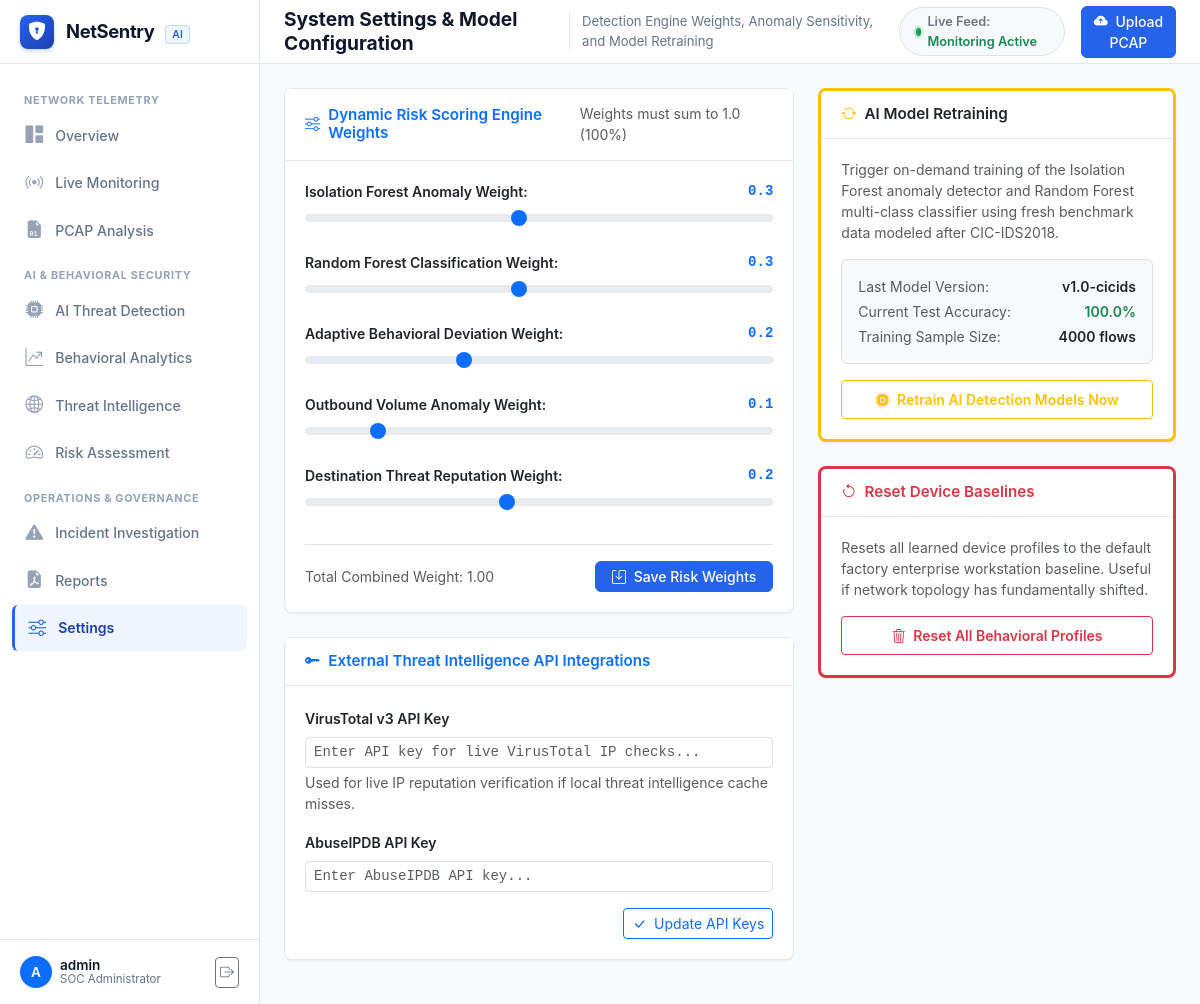
The app's page /settings (signed in) with its own data.
### tables this page shows
CREATE TABLE application_settings (
        key TEXT PRIMARY KEY,
        value TEXT NOT NULL,
        description TEXT NOT NULL,
        updated_at TIMESTAMP DEFAULT CURRENT_TIMESTAMP
    );

CREATE TABLE model_metrics (
        id INTEGER PRIMARY KEY AUTOINCREMENT,
        model_name TEXT NOT NULL,
        version TEXT NOT NULL,
        accuracy REAL NOT NULL,
        precision_score REAL NOT NULL,
        recall_score REAL NOT NULL,
        f1_score REAL NOT NULL,
        confusion_matrix_json TEXT NOT NULL,
        sample_count INTEGER NOT NULL,
        trained_at TIMESTAMP DEFAULT CURRENT_TIMESTAMP
    );

### app.py (the view)
@app.route('/settings')
@login_required
def settings_view():
    settings = SettingsModel.get_all()
    metrics = query_db("SELECT * FROM model_metrics ORDER BY id DESC LIMIT 1", one=True) or {
        'accuracy': 0.992,
        'sample_count': 4000
    }
    return render_template('settings.html', active_page='settings', settings=settings, metrics=metrics)

### app.py (called while the page is built)
def login_required(f):
    @wraps(f)
    def decorated_function(*args, **kwargs):
        if 'user_id' not in session:
            flash("Please sign in to access the NetSentry console.", "warning")
            return redirect(url_for('login', next=request.url))
        return f(*args, **kwargs)
    return decorated_function

### database/db.py (called while the page is built)
def get_db():
    conn = sqlite3.connect(Config.DATABASE_PATH, timeout=20.0)
    conn.row_factory = sqlite3.Row
    conn.execute("PRAGMA foreign_keys = ON")
    return conn

def query_db(query, args=(), one=False):
    conn = get_db()
    cur = conn.cursor()
    cur.execute(query, args)
    rv = cur.fetchall()
    cur.close()
    conn.close()
    return (rv[0] if rv else None) if one else rv

### database/models.py (called while the page is built)
    @staticmethod
    def get_all():
        rows = query_db("SELECT * FROM application_settings")
        return {r['key']: r['value'] for r in rows}

### templates/settings.html (shortened to what this page needs)
{% extends "base.html" %}
{% block page_title %}System Settings & Model Configuration{% endblock %}
{% block page_subtitle %}Detection Engine Weights, Anomaly Sensitivity, and Model Retraining{% endblock %}
{% block content %}
<div class="row g-4">
  <div class="col-lg-7">
    <div class="card mb-4">
      <div class="card-header">
        <h3 class="card-title text-primary"><i class="bi bi-sliders text-primary"></i> Dynamic Risk Scoring Engine Weights</h3>
        <span class="text-muted small">Weights must sum to 1.0 (100%)</span>
      </div>
      <div class="card-body">
        <form id="weightsSettingsForm">
          <div class="mb-3">
            <div class="d-flex justify-content-between small fw-semibold mb-1">
              <span>Isolation Forest Anomaly Weight:</span>
              <span id="txtIsoWeight" class="font-monospace text-primary">{{ settings.get('isolation_weight', '0.30') }}</span>
            </div>
            <input type="range" class="form-range" id="inputIsoWeight" min="0.05" max="0.60" step="0.05" value="{{ settings.get('isolation_weight', '0.30') }}" oninput="updateWeightDisplay()">
          </div>
          <div class="mb-3">
            <div class="d-flex justify-content-between small fw-semibold mb-1">
              <span>Random Forest Classification Weight:</span>
              <span id="txtRfWeight" class="font-monospace text-primary">{{ settings.get('rf_weight', '0.30') }}</span>
            </div>
            <input type="range" class="form-range" id="inputRfWeight" min="0.05" max="0.60" step="0.05" value="{{ settings.get('rf_weight', '0.30') }}" oninput="updateWeightDisplay()">
          </div>
          <div class="mb-3">
            <div class="d-flex justify-content-between small fw-semibold mb-1">
              <span>Adaptive Behavioral Deviation Weight:</span>
              <span id="txtBehWeight" class="font-monospace text-primary">{{ settings.get('behavior_weight', '0.20') }}</span>
            </div>
            <input type="range" class="form-range" id="inputBehWeight" min="0.05" max="0.50" step="0.05" value="{{ settings.get('behavior_weight', '0.20') }}" oninput="updateWeightDisplay()">
          </div>
          <div class="mb-3">
            <div class="d-flex justify-content-between small fw-semibold mb-1">
              <span>Outbound Volume Anomaly Weight:</span>
              <span id="txtVolWeight" class="font-monospace text-primary">{{ settings.get('volume_weight', '0.10') }}</span>
            </div>
            <input type="range" class="form-range" id="inputVolWeight" min="0.05" max="0.40" step="0.05" value="{{ settings.get('volume_weight', '0.10') }}" oninput="updateWeightDisplay()">
          </div>
          <div class="mb-4">
            <div class="d-flex justify-content-between small fw-semibold mb-1">
              <span>Destination Threat Reputation Weight:</span>
              <span id="txtRepWeight" class="font-monospace text-primary">{{ settings.get('reputation_weight', '0.10') }}</span>
            </div>
            <input type="range" class="form-range" id="inputRepWeight" min="0.05" max="0.40" step="0.05" value="{{ settings.get('reputation_weight', '0.10') }}" oninput="updateWeightDisplay()">
          </div>
          <div class="d-flex justify-content-between align-items-center border-top pt-3">
            <span class="small text-muted" id="totalWeightsIndicator">Total Combined Weight: 1.00</span>
            <button type="submit" class="btn btn-sm btn-ns-primary px-3">
              <i class="bi bi-save me-1"></i> Save Risk Weights
            </button>
          </div>
        </form>
      </div>
    </div>
    <div class="card">
      <div class="card-header">
        <h3 class="card-title text-primary"><i class="bi bi-key-fill text-primary"></i> External Threat Intelligence API Integrations</h3>
      </div>
      <div class="card-body">
        <form id="apiKeysForm">
          <div class="mb-3">
            <label class="form-label small fw-semibold">VirusTotal v3 API Key</label>
            <input type="password" id="vtKeyInput" class="form-control form-control-sm font-monospace" placeholder="Enter API key for live VirusTotal IP checks..." value="{{ settings.get('virustotal_api_key', '') }}">
            <div class="form-text small">Used for live IP reputation verification if local threat intelligence cache misses.</div>
          </div>
          <div class="mb-3">
            <label class="form-label small fw-semibold">AbuseIPDB API Key</label>
            <input type="password" id="abuseKeyInput" class="form-control form-control-sm font-monospace" placeholder="Enter AbuseIPDB API key..." value="{{ settings.get('abuseipdb_api_key', '') }}">
          </div>
          <div class="text-end">
            <button type="submit" class="btn btn-sm btn-outline-primary">
              <i class="bi bi-check-lg me-1"></i> Update API Keys
            </button>
          </div>
        </form>
      </div>
    </div>
  </div>
  <div class="col-lg-5">
    <div class="card mb-4 border-start border-warning border-3">
      <div class="card-header bg-white">
        <h3 class="card-title text-dark"><i class="bi bi-arrow-repeat text-warning"></i> AI Model Retraining</h3>
      </div>
      <div class="card-body">
        <p class="text-muted small mb-3">
          Trigger on-demand training of the Isolation Forest anomaly detector and Random Forest multi-class classifier using fresh benchmark data modeled after CIC-IDS2018.
        </p>
        <div class="p-3 border rounded bg-light mb-3">
          <div class="d-flex justify-content-between small mb-1">
            <span class="text-muted">Last Model Version:</span>
            <span class="fw-semibold text-dark">v1.0-cicids</span>
          </div>
          <div class="d-flex justify-content-between small mb-1">
            <span class="text-muted">Current Test Accuracy:</span>
            <span class="fw-semibold text-success">{{ "%.1f"|format(metrics.accuracy * 100) }}%</span>
          </div>
          <div class="d-flex justify-content-between small">
            <span class="text-muted">Training Sample Size:</span>
            <span class="fw-semibold text-dark">{{ metrics.sample_count }} flows</span>
          </div>
        </div>
        <button id="btnRetrainModel" class="btn btn-sm btn-outline-warning w-100 py-2 fw-semibold" onclick="triggerModelRetrain()">
          <i class="bi bi-cpu-fill me-1"></i> Retrain AI Detection Models Now
        </button>
      </div>
    </div>
    <div class="card border-start border-danger border-3">
      <div class="card-header bg-white">
        <h3 class="card-title text-danger"><i class="bi bi-arrow-counterclockwise text-danger"></i> Reset Device Baselines</h3>
      </div>
      <div class="card-body">
        <p class="text-muted small mb-3">
          Resets all learned device profiles to the default factory enterprise workstation baseline. Useful if network topology has fundamentally shifted.
        </p>
        <button class="btn btn-sm btn-outline-danger w-100 py-2 fw-semibold" onclick="resetBaselines()">
          <i class="bi bi-trash3 me-1"></i> Reset All Behavioral Profiles
        </button>
      </div>
    </div>
  </div>
</div>
{% endblock %}

### static/css/style.css (style rules this page uses)
:root { --ns-bg-main: #f8fafc; --ns-card-bg: #ffffff; --ns-border: #e2e8f0; --ns-border-subtle: #f1f5f9; --ns-primary: #2563eb; --ns-primary-hover: #1d4ed8; --ns-primary-light: #eff6ff; --ns-primary-dark: #1e40af; --ns-text-main: #0f172a; --ns-text-muted: #64748b; --ns-text-light: #94a3b8; --ns-danger: #dc2626; --ns-danger-bg: #fef2f2; --ns-danger-border: #fecaca; --ns-danger-text: #991b1b; --ns-warning: #ea580c; --ns-warning-bg: #fff7ed; --ns-warning-border: #fed7aa; --ns-warning-text: #9a3412; --ns-caution: #d97706; --ns-caution-bg: #fffbeb; --ns-caution-border: #fef3c7; --ns-caution-text: #92400e; --ns-success: #16a34a; --ns-success-bg: #f0fdf4; --ns-success-border: #bbf7d0; --ns-success-text: #166534; --ns-sidebar-width: 260px; --ns-topbar-height: 64px; --ns-shadow-sm: 0 1px 2px 0 rgba(0, 0, 0, 0.05); --ns-shadow-md: 0 4px 6px -1px rgba(0, 0, 0, 0.07), 0 2px 4px -2px rgba(0, 0, 0, 0.05); }
body { background-color: var(--ns-bg-main); color: var(--ns-text-main); font-family: -apple-system, BlinkMacSystemFont, "Segoe UI", Roboto, "Helvetica Neue", Arial, sans-serif; margin: 0; padding: 0; overflow-x: hidden; }
.card { background-color: var(--ns-card-bg); border: 1px solid var(--ns-border); border-radius: 8px; box-shadow: var(--ns-shadow-sm); margin-bottom: 1.25rem; }
.card-header { background-color: #ffffff; border-bottom: 1px solid var(--ns-border); padding: 0.9rem 1.25rem; display: flex; align-items: center; justify-content: space-between; }
.card-title { font-size: 0.95rem; font-weight: 600; color: var(--ns-text-main); margin: 0; display: flex; align-items: center; gap: 0.5rem; }
.card-body { padding: 1.25rem; }
.btn-ns-primary { background-color: var(--ns-primary); color: #ffffff; border: 1px solid var(--ns-primary); font-weight: 500; border-radius: 6px; }

### records on screen
application_settings: get "0.3"
application_settings: get "0.3"
application_settings: get "0.2"
application_settings: get "0.1"
application_settings: get "0.2"
model_metrics: metrics.accuracy*100 "100.0", sample_count "4000"

### other values on screen
{{ session.get('username', 'Admin')[0].upper() }} "A"
{{ session.get('username', 'Admin') }} "admin"
{{ session.get('role', 'SOC Administrator') }} "SOC Administrator"
